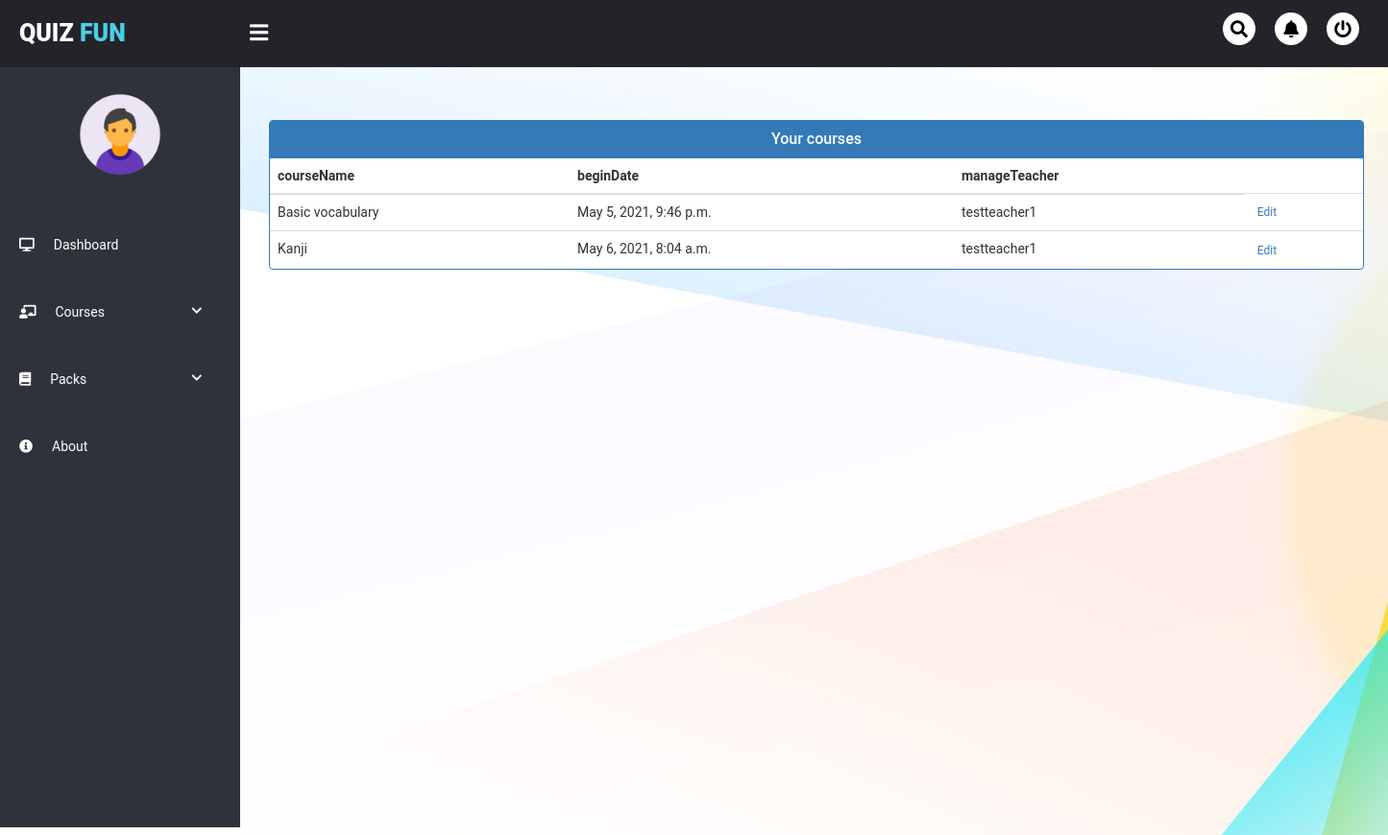
Page /user/courses_list2/ on the committed database.
### user/models.py (models this page shows, shortened)
class Courses(models.Model):
    courseName = models.CharField(max_length=50)
    beginDate = models.DateTimeField(auto_now_add=True)
    manageTeacher = models.ForeignKey(User, on_delete = models.CASCADE)
    student = models.ManyToManyField(User, related_name='student')
    required = models.ManyToManyField(QuizPack, related_name='required')

### user/views.py (the view)
# urls.py: path('courses_list2/', views.show_courses_list_2, name='courses_list')
def show_courses_list_2(request):
    dict = {'courses':Courses.objects.all()}
    return render(request, 'user_pages/teacher_show_courses_list.html', context=dict)

### user/templates/user_pages/teacher_show_courses_list.html (shortened to what this page needs)
{% extends "user_pages/teacher_base.html" %}
{% load static %}
{% block mainContainer %}
<head>
    <link href="//netdna.bootstrapcdn.com/bootstrap/3.0.0/css/bootstrap.min.css" rel="stylesheet" id="bootstrap-css">
  </head>
  <br><br>
  <div class="container">
    <div class="panel panel-primary">
      <div class="panel-heading">
        <h6 class="panel-title">Your courses</h6>
      </div>
      <table class="table table-hover" id="dev-table">
        <thead>
          <tr>
            <th>courseName</th>
            <th>beginDate</th>
            <th>manageTeacher</th>
          </tr>
        </thead>
        {% for c in courses %}
            <tr>
                <td>{{c.courseName}}</td>
                <td>{{c.beginDate}}</td>
                <td>{{c.manageTeacher}}</td>
                <td><a href="{% url 'edit_course' c.id %}" class="btn btn-xs">Edit</a></td>
            </tr>
        {% endfor %}
      </table>
    </div>
  </div>
  <br><br><br><br><br><br>
{% endblock %}

### user/static/css/user_base.css (style rules this page uses)
* { margin: 0px; padding: 0px; list-style: none; text-decoration: none; box-sizing: border-box; font-family: "Roboto", sans-serif; }
body { background: #fff; }

### user/templates/user_pages/teacher_show_courses_list.html (style rules this page uses)
a:link { text-decoration: none; }
h6 { text-align: center; }

### rows in the picture
Courses: courseName "Basic vocabulary", beginDate "May 5, 2021, 9:46 p.m.", manageTeacher "testteacher1"
Courses: courseName "Kanji", beginDate "May 6, 2021, 8:04 a.m.", manageTeacher "testteacher1"
